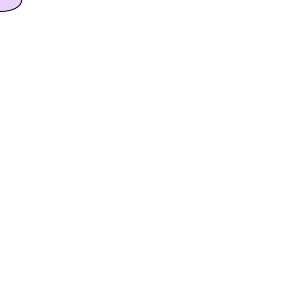
Frame 1 (no input)
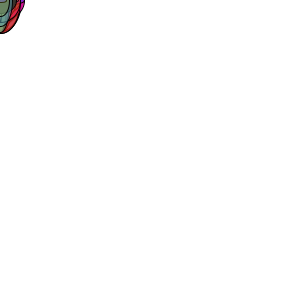
Frame 60 (the mouse pressed at the canvas centre just before this capture)
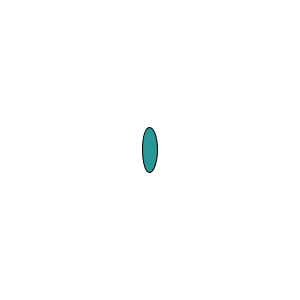
Frame 120 (the mouse held since frame 60 and released just before this capture)

The Processing sketch that drew these frames (run headless with seeded random() and noise(); from frame 60 on, the mouse is pressed at the canvas centre):

// Processing sketch: processing_93875
// ── processing_93875.pde

void setup () { 
  size (300,300);
  background(255);
  smooth();
}

void draw() {
  if (mousePressed) {
    background(255);
  }
  
float r = random(255);
float g = random(255);
float b = random(255);
float a = random(255);

float diam = random(50);
float diamy = random(70);

  stroke (0);
  fill(r,g,b,a);
  ellipse(mouseX,mouseY,diam,diamy);
}
